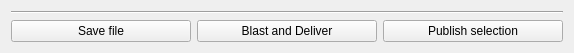
<?xml version="1.0" encoding="UTF-8"?>
<ui version="4.0">
 <class>mayaScribeWidget</class>
 <widget class="QWidget" name="mayaScribeWidget">
  <property name="geometry">
   <rect>
    <x>0</x>
    <y>0</y>
    <width>574</width>
    <height>53</height>
   </rect>
  </property>
  <property name="windowTitle">
   <string>Form</string>
  </property>
  <layout class="QVBoxLayout" name="verticalLayout">
   <item>
    <widget class="Line" name="line">
     <property name="orientation">
      <enum>Qt::Horizontal</enum>
     </property>
    </widget>
   </item>
   <item>
    <layout class="QHBoxLayout" name="actionsContainer">
     <item>
      <widget class="QPushButton" name="saveBtn">
       <property name="text">
        <string>Save file</string>
       </property>
      </widget>
     </item>
     <item>
      <widget class="QPushButton" name="deliverBtn">
       <property name="text">
        <string>Blast and Deliver</string>
       </property>
      </widget>
     </item>
     <item>
      <widget class="QPushButton" name="publishBtn">
       <property name="text">
        <string>Publish selection</string>
       </property>
      </widget>
     </item>
    </layout>
   </item>
  </layout>
 </widget>
 <resources/>
 <connections/>
</ui>
